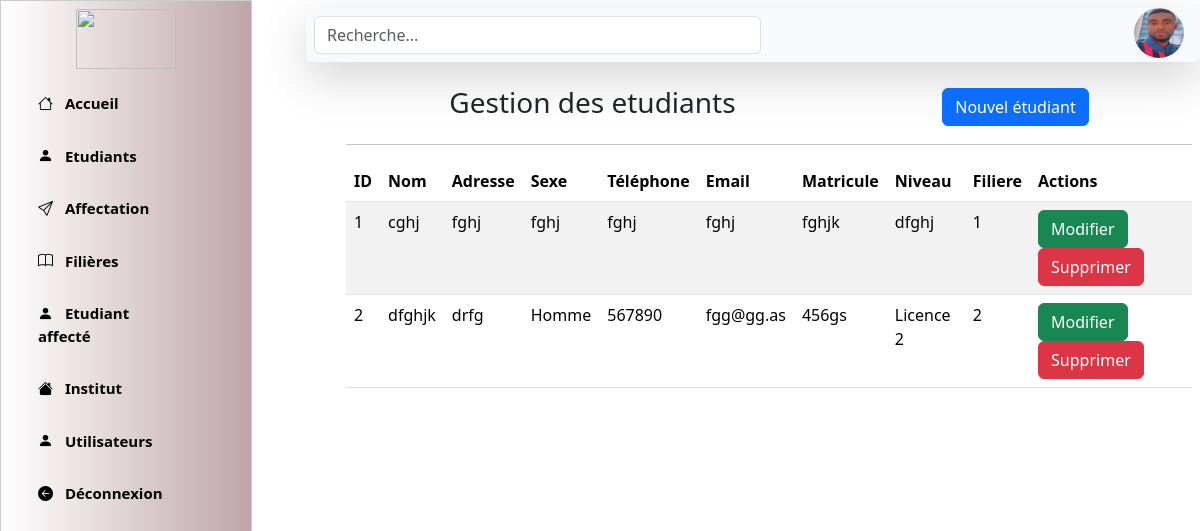
The app's page /index.php?action=etudiant (signed in) with its own data.
### tables this page shows
CREATE TABLE `etudiants` (
  `id_etudiant` int(11) NOT NULL,
  `nom` varchar(50) NOT NULL,
  `adresse` varchar(50) NOT NULL,
  `sexe` varchar(50) NOT NULL,
  `telephone` varchar(50) NOT NULL,
  `email` varchar(50) NOT NULL,
  `matricule` varchar(50) NOT NULL,
  `niveau` varchar(50) NOT NULL,
  `id_filiere` int(11) NOT NULL
);

### db/fonctions.php (called while the page is built, shortened)
<?php
function getAllEtudiants(){
    global $conn;
    $res = $conn->prepare("select * from etudiants");
    $res->execute();
    return $res->fetchAll(PDO::FETCH_ASSOC);
}
?>

### pages/etudiant.php (the view)
   <?php
include_once "./db/db_connexion.php";
include_once "./db/fonctions.php";
$etudiants = getAllEtudiants();
?>
  <div class="section container mt-4">
                <div class="d-flex justify-content-around  align-items-center ">
                    <h3 class="gestUtilisateurs">Gestion des etudiants</h3>
                  <a class="ajouter_nouvel btn btn-primary " href="index.php?action=ajouterEtudiant">Nouvel étudiant</a>
               </div>
                <hr class="">
                <div class="table-responsive ">
                    <table class="table table-striped">
                        <thead>
                            <tr>
                                <th scope="col">ID</th>
                                <th scope="col">Nom</th>
                                <th scope="col">Adresse</th>
                                <th>Sexe</th>
                                <th>Téléphone</th>
                                <th>Email</th>
                                <th>Matricule</th>
                                <th>Niveau</th>
                                <th>Filiere</th>
                                <th scope="col">Actions</th>
                            </tr>
                        </thead>
                        <tbody>
                   <?php
                        $id = 1;
                        foreach ($etudiants as $etu) {
                        ?>
                            <tr>
                                <td><?php  echo $id; ?></td>
                                <td><?php   echo $etu['nom']; ?></td>
                                <td><?php   echo $etu['adresse']; ?></td>
                                <td><?php   echo $etu['sexe']; ?></td>
                                <td><?php   echo $etu['telephone']; ?></td>
                                <td><?php   echo $etu['email']; ?></td>
                                <td><?php   echo $etu['matricule']; ?></td>
                                <td><?php   echo $etu['niveau']; ?></td>
                                <td><?php   echo $etu['id_filiere']; ?></td>
                                <td>
                                    <a  href="#" class="btn btn-success modifier"> Modifier</a>
                                    <a href="#" class="btn btn-danger supprimer"> Supprimer</a>
                                </td>
                            </tr>
                              <?php $id++;   } ?>
                        </table>
                    </div>
</div>

### records on screen
etudiants: nom "cghj", adresse "fghj", sexe "fghj", telephone "fghj", email "fghj", matricule "fghjk", niveau "dfghj", id_filiere "1"
etudiants: nom "dfghjk", adresse "drfg", sexe "Homme", telephone "567890", email "fgg@gg.as", matricule "456gs", niveau "Licence 2", id_filiere "2"
